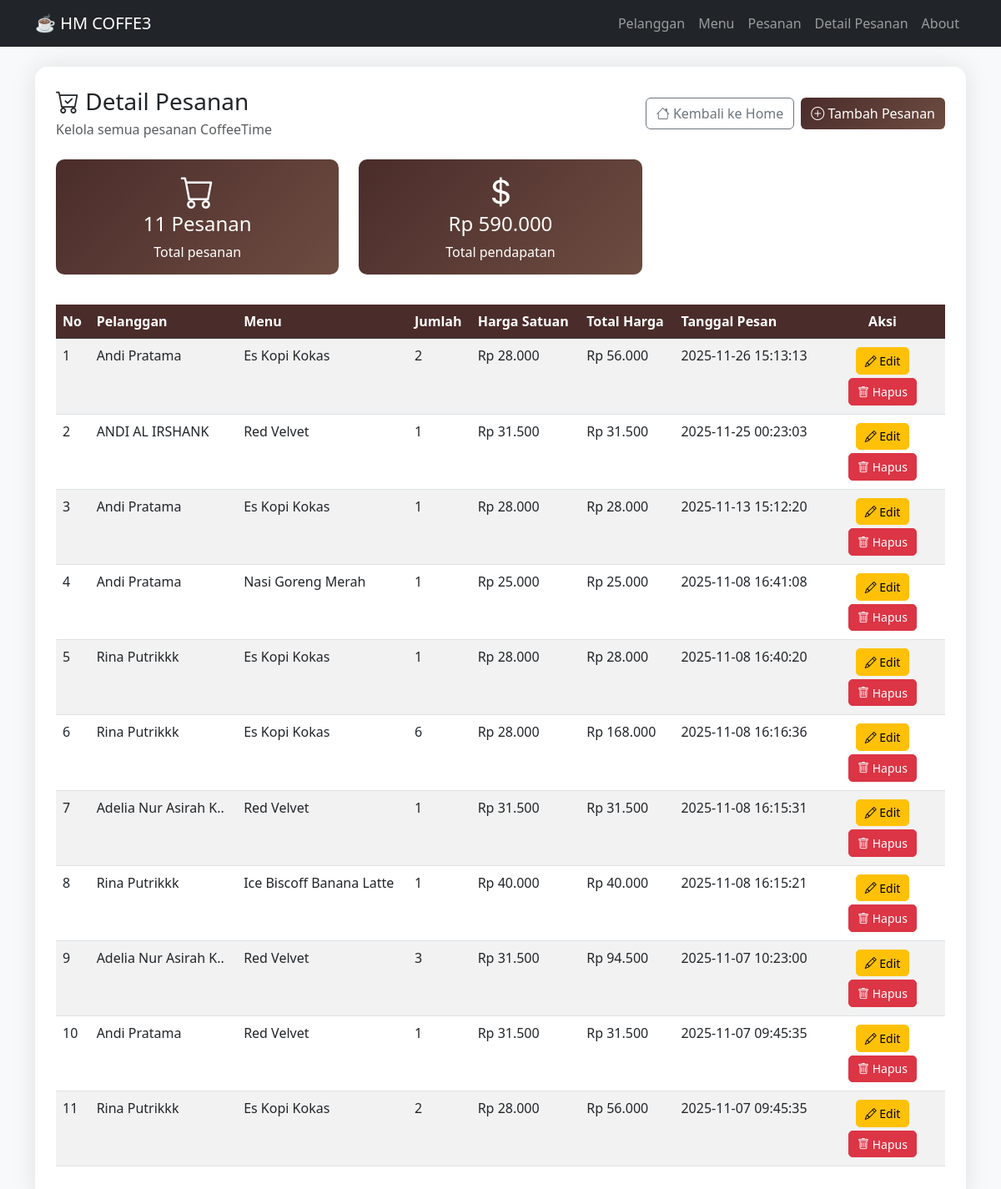
The page /detail_pesanan.php (signed in) on the database its author committed.
### tables this page shows
CREATE TABLE `pesanan` (
  `id_pesan` int(11) NOT NULL,
  `id_pelanggan` int(11) NOT NULL,
  `id_menu` int(11) NOT NULL,
  `jumlah` int(11) NOT NULL,
  `tanggal_pesan` datetime DEFAULT current_timestamp()
);

CREATE TABLE `pelanggan` (
  `id_pelanggan` int(11) NOT NULL,
  `nama` varchar(100) NOT NULL,
  `no_hp` varchar(20) NOT NULL,
  `email` varchar(100) DEFAULT NULL,
  `alamat` text DEFAULT NULL
);

CREATE TABLE `menu` (
  `id_menu` int(11) NOT NULL,
  `nama_menu` varchar(100) NOT NULL,
  `kategori` enum('Makanan','Minuman') NOT NULL,
  `harga` decimal(10,2) NOT NULL,
  `foto` varchar(255) DEFAULT NULL
);

### detail_pesanan.php (the view, shortened to what this page needs)
<?php
include 'koneksi.php';
$username = $_SESSION['username'];
?>
<!DOCTYPE html>
<html lang="id">
<head>
<link href="https://cdn.jsdelivr.net/npm/bootstrap@5.3.0/dist/css/bootstrap.min.css" rel="stylesheet">
<link rel="stylesheet" href="https://cdn.jsdelivr.net/npm/bootstrap-icons@1.10.0/font/bootstrap-icons.css">
</head>
<body>
<?php include 'navbar.php'; ?>
<div class="container mt-4">
  <div class="content-box">
    <div class="d-flex justify-content-between align-items-center mb-4">
      <div><h3 class="mb-1"><i class="bi bi-cart-check"></i> Detail Pesanan</h3><p class="text-muted mb-0">Kelola semua pesanan CoffeeTime</p></div>
      <div class="d-flex gap-2">
        <a href="index.php" class="btn btn-outline-secondary"><i class="bi bi-house"></i> Kembali ke Home</a>
        <?php if ($username === 'admin'): ?>
          <button class="btn btn-primary" data-bs-toggle="modal" data-bs-target="#tambahModal"><i class="bi bi-plus-circle"></i> Tambah Pesanan</button>
        <?php endif; ?>
      </div>
    </div>
    <?php
      $total_pesanan = mysqli_fetch_assoc(mysqli_query($koneksi,"SELECT COUNT(*) as total FROM pesanan"))['total'] ?? 0;
      $total_pendapatan = mysqli_fetch_assoc(mysqli_query($koneksi,"SELECT SUM(p.jumlah*m.harga) as total FROM pesanan p JOIN menu m ON p.id_menu=m.id_menu"))['total'] ?? 0;
    ?>
    <div class="row mb-3">
      <div class="col-md-4"><div class="stats-card"><i class="bi bi-cart display-6"></i><h4><?php echo $total_pesanan; ?> Pesanan</h4><p class="mb-0">Total pesanan</p></div></div>
      <div class="col-md-4"><div class="stats-card"><i class="bi bi-currency-dollar display-6"></i><h4>Rp <?php echo number_format($total_pendapatan,0,',','.'); ?></h4><p class="mb-0">Total pendapatan</p></div></div>
    </div>
    <div class="table-responsive">
      <table class="table table-striped table-hover">
        <thead class="table-dark">
          <tr><th>No</th><th>Pelanggan</th><th>Menu</th><th>Jumlah</th><th>Harga Satuan</th><th>Total Harga</th><th>Tanggal Pesan</th><?php if ($username === 'admin') echo '<th width="150" class="text-center">Aksi</th>'; ?></tr>
        </thead>
        <tbody>
          <?php
            $no = 1;
            $q = "SELECT p.id_pesan,pl.id_pelanggan,pl.nama AS nama_pelanggan,m.id_menu,m.nama_menu,p.jumlah,m.harga,(p.jumlah*m.harga) AS total,p.tanggal_pesan FROM pesanan p JOIN pelanggan pl ON p.id_pelanggan=pl.id_pelanggan JOIN menu m ON p.id_menu=m.id_menu ORDER BY p.tanggal_pesan DESC";
            $data = mysqli_query($koneksi, $q);
            if (mysqli_num_rows($data) > 0) {
              while ($d = mysqli_fetch_assoc($data)) {
                echo '<tr>
                        <td>'.$no.'</td>
                        <td>'.htmlspecialchars($d['nama_pelanggan']).'</td>
                        <td>'.htmlspecialchars($d['nama_menu']).'</td>
                        <td>'.$d['jumlah'].'</td>
                        <td>Rp '.number_format($d['harga'],0,',','.').'</td>
                        <td>Rp '.number_format($d['total'],0,',','.').'</td>
                        <td>'.$d['tanggal_pesan'].'</td>';
                if ($username === 'admin') {
                  echo '<td class="text-center">
                          <button class="btn btn-warning btn-sm editBtn btn-action" data-id="'.$d['id_pesan'].'" data-pelanggan-id="'.$d['id_pelanggan'].'" data-menu-id="'.$d['id_menu'].'" data-jumlah="'.$d['jumlah'].'" data-tanggal="'.$d['tanggal_pesan'].'"><i class="bi bi-pencil"></i> Edit</button>
                          <button class="btn btn-danger btn-sm btn-action hapusBtn" data-id="'.$d['id_pesan'].'" data-pelanggan="'.htmlspecialchars($d['nama_pelanggan']).'"><i class="bi bi-trash"></i> Hapus</button>
                        </td>';
                }
                echo '</tr>';
                $no++;
              }
            } else {
              $cols = $username === 'admin' ? 8 : 7;
              echo '<tr><td colspan="'.$cols.'" class="text-center py-4"><i class="bi bi-cart display-4 text-muted"></i><br><span class="text-muted">Belum ada data pesanan</span></td></tr>';
            }
          ?>
        </tbody>
      </table>
    </div>
  </div>
</div>
</body>
</html>

### navbar.php (shortened to what this page needs)
<nav class="navbar navbar-expand-lg navbar-dark bg-dark">
  <div class="container">
    <a class="navbar-brand" href="index.php">☕ HM COFFE3</a>
    <div class="collapse navbar-collapse" id="navmenu">
      <ul class="navbar-nav ms-auto">
        <li class="nav-item"><a class="nav-link" href="pelanggan.php">Pelanggan</a></li>
        <li class="nav-item"><a class="nav-link" href="menu.php">Menu</a></li>
        <li class="nav-item"><a class="nav-link" href="pesanan.php">Pesanan</a></li>
        <li class="nav-item"><a class="nav-link" href="detail_pesanan.php">Detail Pesanan</a></li>
        <li class="nav-item"><a class="nav-link" href="about.php">About</a></li>
      </ul>
    </div>
  </div>
</nav>

### detail_pesanan.php (style rules this page uses)
body { background-image:url('img/bg-coffee.jpg');background-size:cover;background-position:center;background-attachment:fixed;background-color:#f8f9fa }
.content-box { background-color:rgba(255,255,255,.97);border-radius:15px;padding:25px;box-shadow:0 0 30px rgba(0,0,0,.1);margin-bottom:20px }
.btn-primary { background:linear-gradient(135deg,#4a2c2a,#6d4c41);border:none }
.btn-action { padding:.3rem .6rem;font-size:.875rem;margin:2px;border-radius:5px }
.table th { background-color:#4a2c2a;color:#fff;font-weight:600 }
.stats-card { background:linear-gradient(135deg,#4a2c2a,#6d4c41);color:#fff;border-radius:10px;padding:15px;margin-bottom:20px;text-align:center }

### rows shown on the page
pesanan: id_pelanggan.nama "Andi Pratama", id_menu.nama_menu "Es Kopi Kokas", jumlah "2", id_menu.harga "28.000", total "56.000", tanggal_pesan "2025-11-26 15:13:13"
pesanan: id_pelanggan.nama "ANDI AL IRSHANK", id_menu.nama_menu "Red Velvet", jumlah "1", id_menu.harga "31.500", total "31.500", tanggal_pesan "2025-11-25 00:23:03"
pesanan: id_pelanggan.nama "Andi Pratama", id_menu.nama_menu "Es Kopi Kokas", jumlah "1", id_menu.harga "28.000", total "28.000", tanggal_pesan "2025-11-13 15:12:20"
pesanan: id_pelanggan.nama "Andi Pratama", id_menu.nama_menu "Nasi Goreng Merah", jumlah "1", id_menu.harga "25.000", total "25.000", tanggal_pesan "2025-11-08 16:41:08"
pesanan: id_pelanggan.nama "Rina Putrikkk", id_menu.nama_menu "Es Kopi Kokas", jumlah "1", id_menu.harga "28.000", total "28.000", tanggal_pesan "2025-11-08 16:40:20"
pesanan: id_pelanggan.nama "Rina Putrikkk", id_menu.nama_menu "Es Kopi Kokas", jumlah "6", id_menu.harga "28.000", total "168.000", tanggal_pesan "2025-11-08 16:16:36"
pesanan: id_pelanggan.nama "Adelia Nur Asirah K..", id_menu.nama_menu "Red Velvet", jumlah "1", id_menu.harga "31.500", total "31.500", tanggal_pesan "2025-11-08 16:15:31"
pesanan: id_pelanggan.nama "Rina Putrikkk", id_menu.nama_menu "Ice Biscoff Banana Latte", jumlah "1", id_menu.harga "40.000", total "40.000", tanggal_pesan "2025-11-08 16:15:21"
pesanan: id_pelanggan.nama "Adelia Nur Asirah K..", id_menu.nama_menu "Red Velvet", jumlah "3", id_menu.harga "31.500", total "94.500", tanggal_pesan "2025-11-07 10:23:00"
pesanan: id_pelanggan.nama "Andi Pratama", id_menu.nama_menu "Red Velvet", jumlah "1", id_menu.harga "31.500", total "31.500", tanggal_pesan "2025-11-07 09:45:35"
pesanan: id_pelanggan.nama "Rina Putrikkk", id_menu.nama_menu "Es Kopi Kokas", jumlah "2", id_menu.harga "28.000", total "56.000", tanggal_pesan "2025-11-07 09:45:35"

### other values the page prints
$total_pesanan "11"
$total_pendapatan "590.000"
